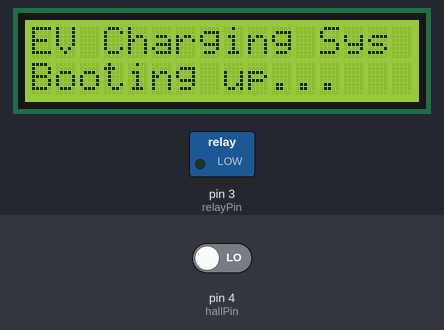
Recording of a sketch running on a simulated Arduino Uno, built with avr-gcc and run on an emulated ATmega328P. On the bench: 16×2 character LCD, switched loads named in the sketch (green lamp = pin HIGH). Inputs (shaded band) come from the test bench; at power-on: pin 4 (hallPin) LOW.

Above: at 0.1 s.
At 3.2 s:
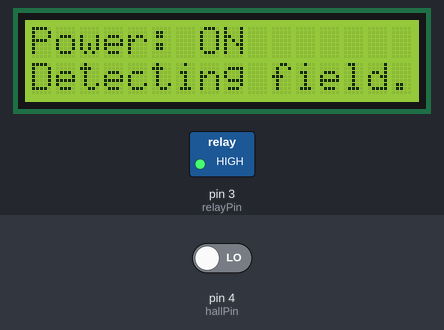
At 23.2 s:
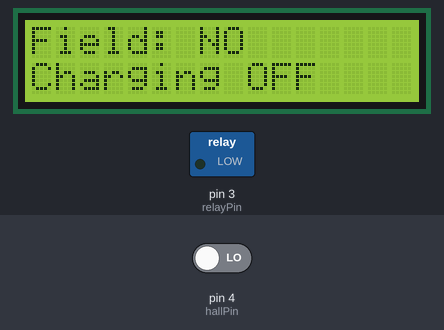
Timing chart, 0 to 128.9 s (numbered marks = the images above):
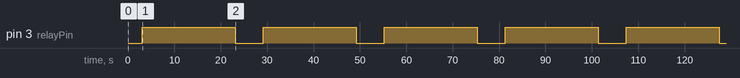

The sketch:

ev_charging.ino
```cpp
#include <Wire.h>
#include <LiquidCrystal_I2C.h>

// Pin configuration
const int hallPin = 4;         // Hall effect sensor pin
const int relayPin = 3;        // Relay control pin

LiquidCrystal_I2C lcd(0x27, 16, 2);

void setup() {
  pinMode(hallPin, INPUT);
  pinMode(relayPin, OUTPUT);

  lcd.init();
  lcd.backlight();
  lcd.setCursor(0, 0);
  lcd.print("EV Charging Sys");
  lcd.setCursor(0, 1);
  lcd.print("Booting up...");
  delay(3000);
  lcd.clear();
}

void loop() {
  // Step 1: Power ON transmitter briefly
  digitalWrite(relayPin, HIGH); // ON (active low)
  lcd.setCursor(0, 0);
  lcd.print("Power: ON        ");
  lcd.setCursor(0, 1);
  lcd.print("Detecting field...");
  delay(20000);  // Give time for magnetic field to build

  // Step 2: Read Hall sensor
  int fieldDetected = digitalRead(hallPin);  // HIGH = magnetic field present

  if (fieldDetected == HIGH) {
    // Proper alignment
    lcd.setCursor(0, 0);
    lcd.print("Field: YES        ");
    lcd.setCursor(0, 1);
    lcd.print("Charging ON       ");
    delay(5000); // Maintain charging for longer
  } else {
    // Misalignment detected
    digitalWrite(relayPin, LOW); // Turn OFF relay
    lcd.setCursor(0, 0);
    lcd.print("Field: NO         ");
    lcd.setCursor(0, 1);
    lcd.print("Charging OFF      ");
    delay(6000); // Wait longer before retrying
  }

  lcd.clear();
}
```

Measured:
- by itself, pin 3 (relayPin): alternates HIGH for 20.0 s and LOW for 6.0 s
- by itself, everything shown: repeats every 26.1 s, in 3 steps
- what the display in image 1 shows lasts 20.1 s, from 3.1 s to 23.2 s
